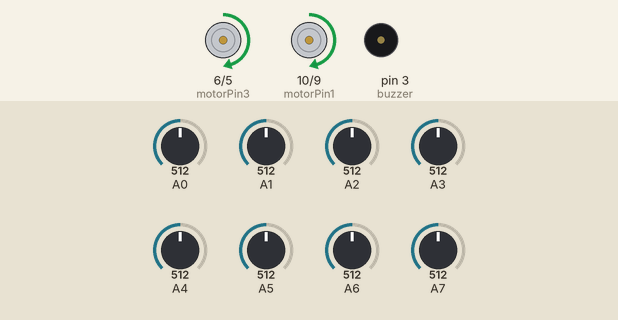
Bench run of a sketch on a simulated Arduino Uno, built with avr-gcc and run on an emulated ATmega328P. Parts: motor-driver pin pairs drawn as motors (green arrow = first pin HIGH = forward, orange = second pin HIGH = backward, longer = more drive), buzzer (waves = sounding, pin HIGH). The inputs (shaded band) are chosen by the test bench; at power-on: A1 = 512, A4 = 512, A2 = 512, A5 = 512, A6 = 512, A0 = 512, A3 = 512, A7 = 512. What the sketch prints to the serial monitor is not drawn.

Above: at 5.9 s.
6.0 s: A1 set to 528
7.5 s: A4 set to 524
At 8.4 s:
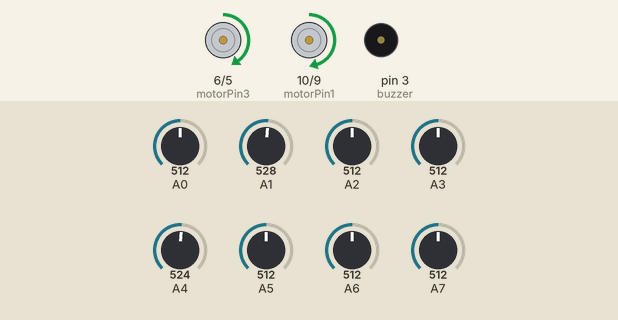
9.0 s: A1 set to 306
At 9.6 s:
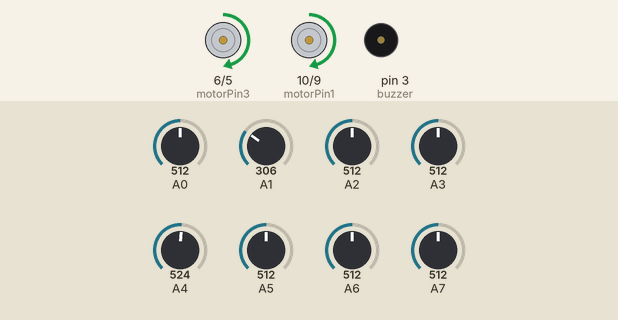
10.5 s: A2 set to 716
12.0 s: A5 set to 716
At 13.1 s:
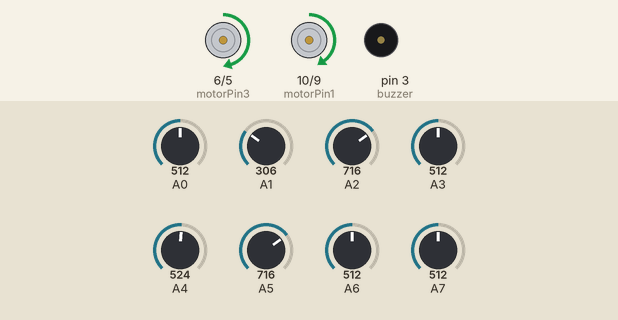
13.5 s: A6 set to 716
At 14.3 s:
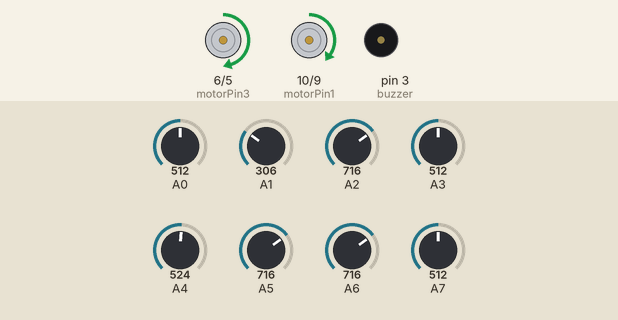
Timing chart, 0 to 16.0 s (numbered marks = the images above; inputs shaded):
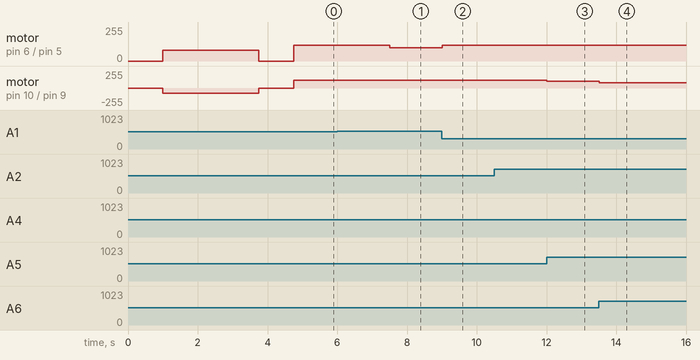

The sketch:

Meccelaration_firstround_Dronzer_extremeCounter.ino
```cpp
//things to change each bot: motorpins, kp, kd, maxSpeed, rotationSpeed,contiWhite;
#define sensorNum 8
#define maxSpeed 120
#define rotationSpeed 80

int blackLimit[sensorNum];

//motorPins
const int motorPin1 = 10,motorPin2 = 9;        //right motor
const int motorPin3 = 6,motorPin4 = 5;       //left motor

float error, prevError=0;
float mappedValue, targetValue = 6;

float safety=0.55;

float kp=20.7;                         //40
float kd=45;                       //10


int motorResponse;
float correction;

int incomingByte;

int digitalReading[sensorNum];
int leftSpeed,rightSpeed;
int pidAllWhite=0 ;
int leftIR,rightIR,frontIR;

int buzzer=3;
int contiWhite=50,stopCounter=0;
int contiBlack=10,extremeCounter=0;

int prev,curr,diff;

int time=4;


void setup()
{
  //initialize IR pins
  for(int i = 0; i < sensorNum; i++)
  {
    pinMode(A0 + i, INPUT);
  }

  //initialize motor pins
  pinMode(motorPin1, OUTPUT);
  pinMode(motorPin2, OUTPUT);
  pinMode(motorPin3, OUTPUT);
  pinMode(motorPin4, OUTPUT);

  pinMode(buzzer, OUTPUT);

  delay(1000);
    Serial.begin(38400);
calibration();
    digitalWrite(buzzer,LOW);

}


void loop()
{
sensorMapping();

// send data only when you receive data:
/*

if (Serial.available() > 0)
{
        // read the incoming byte:
        incomingByte = Serial.read();

        // say what you got:
        Serial.print("I received: ");
        Serial.println(incomingByte, DEC);
}
 */
//sensorRead();


Serial.println(mappedValue);
Serial.println();
Serial.print(leftSpeed);
Serial.print(" ");
Serial.print(rightSpeed);
Serial.println(stopCounter);
digitalWrite(buzzer,LOW);
/*// For IR Reading
for(int i = 0; i < sensorNum; i++)


{
  //Serial.print(analogRead(A0+i));
  if(analogRead(A0+i)<blackLimit[i])
 Serial.print("B");
 else Serial.print("W");
 Serial.print(" ");
 Serial.print(analogRead(A0+i));
 Serial.print(" && ");
 Serial.print(blackLimit[i]);
 Serial.print(" ||| ");
}
Serial.println();
Serial.print(leftIR);
Serial.print(" & ");
Serial.println(rightIR);
*/


  while(stopCounter>contiWhite)
  {
/*    if(buzzing<3000)
  {
    digitalWrite(buzzer, HIGH);
  }  else digitalWrite(buzzer, LOW);
  */
  brake();
//  buzzing++;

  sensorMapping();
  }
//  buzzing=0;


 if(mappedValue!=111)
   {
      pid();
      motor(leftSpeed,rightSpeed);
   }

 else
  {
      if (leftIR==1 && rightIR==0)
      {{while(digitalReading[3]!=0)
      {plannedCRotate();
      sensorMapping();
      }
      pid();
      motor(leftSpeed,rightSpeed);
      } rightIR=1;}

      else if (leftIR==0 && rightIR==1)
      {{while(digitalReading[5]!=0)
      {plannedACRotate();
      sensorMapping();
      }
      pid();
      motor(leftSpeed,rightSpeed);
      } leftIR=1;}

      else {
      while(mappedValue==111){
      motor(maxSpeed,maxSpeed);
      sensorMapping();
      }
      }
     }
 }


void pid()
{

  error=targetValue-mappedValue;
  correction=(kp*error)+(kd*(error-prevError));
  prevError=error;
  motorResponse=(int)correction;

 if(motorResponse>maxSpeed) motorResponse=maxSpeed;

if(motorResponse<-maxSpeed) motorResponse=-maxSpeed;

   if(motorResponse>0)
  {
    rightSpeed=maxSpeed;
    leftSpeed=maxSpeed-motorResponse;
  }
  else
  {
    rightSpeed=maxSpeed+ motorResponse;
    leftSpeed=maxSpeed;
  }

}

void motor(int left, int right)
{

  if(right>0)
  {
  analogWrite(motorPin1,right);
  analogWrite(motorPin2,0);
  }
  else
  {
    analogWrite(motorPin1,0);
    analogWrite(motorPin2,-right);
  }

  if(left>0)
  {
  analogWrite(motorPin3,left);
  analogWrite(motorPin4,0);
  }
  else
  {
   analogWrite(motorPin3,0);
   analogWrite(motorPin4,-left);
  }

 }


void brake()
{
  analogWrite(motorPin1, 0);
  analogWrite(motorPin2, 0);
  analogWrite(motorPin3, 0);
  analogWrite(motorPin4, 0);

}

void plannedACRotate()
{
  analogWrite(motorPin1,rotationSpeed);
  analogWrite(motorPin2, 0);
  analogWrite(motorPin3, 0);
  analogWrite(motorPin4,rotationSpeed);

}

void plannedCRotate()
{
  analogWrite(motorPin1,0);
  analogWrite(motorPin2, rotationSpeed);
  analogWrite(motorPin3, rotationSpeed);
  analogWrite(motorPin4,0);

}


void sensorMapping()
{
int sum=0,pidDetect=0,stopDetect = 0;

 for (int i = 0; i <sensorNum; i++)
  {

    if (analogRead(A0+i) > blackLimit[i])
     {

      if(i>0 && i<7) {sum += i*2; pidDetect++;}
      stopDetect++;
      digitalReading[i]= 0;
    } else digitalReading[i]= 1;


  }
   if(pidDetect!=0){
  mappedValue = sum / pidDetect;

   }
   else mappedValue=111;

if(leftIR!=0 && rightIR!=0)
  extremeCounter++;

if(extremeCounter>contiBlack)
{
  leftIR=0;
  rightIR=0;
}


if (digitalReading[0]==0 || digitalReading[7]==0 )
{leftIR=digitalReading[1]; rightIR=digitalReading[7]; extremeCounter = 0;}


if(stopDetect>=sensorNum-1)
{
stopCounter++;

} else
{
stopCounter=0;
}

}


//auto calibration
void calibration()
{

  plannedCRotate();
  float upSum = 0,lowSum = 0;
  int sensorArray[sensorNum][2];

  for(int i = 0; i < sensorNum; i++)
    {
      sensorArray[i][0] = analogRead(A0+i);
      sensorArray[i][1] = analogRead(A0+i);
    }


  int loopCounter = (int)(time * 1000 / 2.5);
  while(loopCounter)
  {
    for(int i = 0; i < sensorNum; i++)
    {
      if(analogRead(A0+i)<sensorArray[i][0]) sensorArray[i][0]=analogRead(A0+i);
      if(analogRead(A0+i)>sensorArray[i][1]) sensorArray[i][1]=analogRead(A0+i);
    }
  loopCounter--;

  }

 for(int i=0; i < sensorNum; i++)
  blackLimit[i] = (int)(sensorArray[i][0] + safety * (sensorArray[i][1] - sensorArray[i][0]));
prev = millis();
sensorMapping ();
curr= millis();
diff = curr - prev;

  brake();
  delay(1000);

}
```

Measured:
- after the input at 7.5 s, motor on pin 6 (motorPin3) / pin 5 (motorPin4): forward 120/255 → forward 100/255 at once
- after the input at 9.0 s, motor on pin 6 (motorPin3) / pin 5 (motorPin4): forward 100/255 → forward 120/255 at once
- after the input at 12.0 s, motor on pin 10 (motorPin1) / pin 9 (motorPin2): forward 120/255 → forward 100/255 at once
- after the input at 13.5 s, motor on pin 10 (motorPin1) / pin 9 (motorPin2): forward 100/255 → forward 79/255 at once
